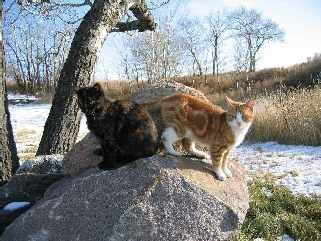
%> input picture 10. Sobel Operators/two_cats.jpg, 321 x 241 px
$ octave laplacian.m   (GNU Octave 9; MATLAB toolbox functions it lacks are replaced by stand-ins)
%> lines starting %> are read from the running program, lines starting %| are printed output that depends on the picture
image = imread("two_cats.jpg");
%> image is the input picture: size 241x321x3 uint8; mean R, G, B 132.7, 133.7, 131.8
normImage = im2double(image);
Laplacian = fspecial('laplacian');
output = imfilter(normImage,Laplacian);
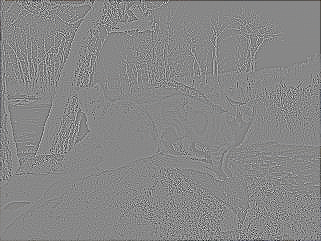
%> output: size 241x321x3 double; mean R, G, B -0.00773, -0.0081, -0.00808; drawn with min black and max white
outputImage = output * 255;
figure;
subplot(1,2,1);
imshow(uint8(image));
title("Original Image");
subplot(1,2,2);
imshow(uint8(outputImage));
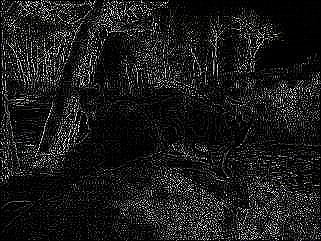
%> displayed picture: size 241x321x3, on the screen's scale of 0 to 255; mean R, G, B 26.7, 26.7, 26.6
title("Laplacian Image");

$ run again, with 10. Sobel Operators/step_c.png saved as 10. Sobel Operators/two_cats.jpg
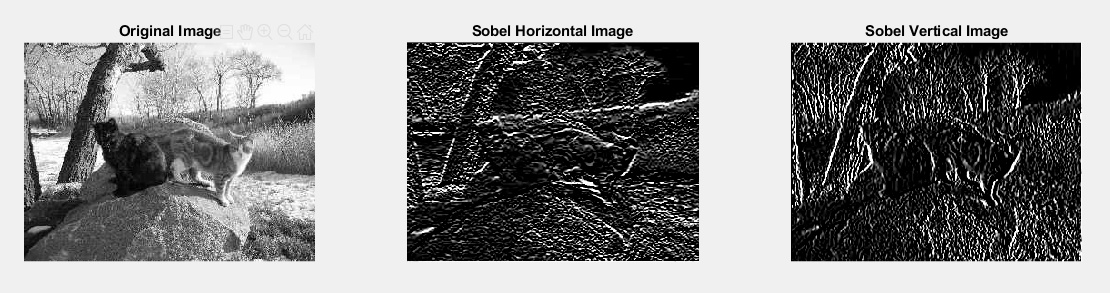
%> input picture 10. Sobel Operators/step_c.png, 1110 x 293 px
%> image is the input picture: size 293x1110x3 uint8; min 0, max 255, mean 139.6
%> `output = imfilter(normImage,Laplacian);`:
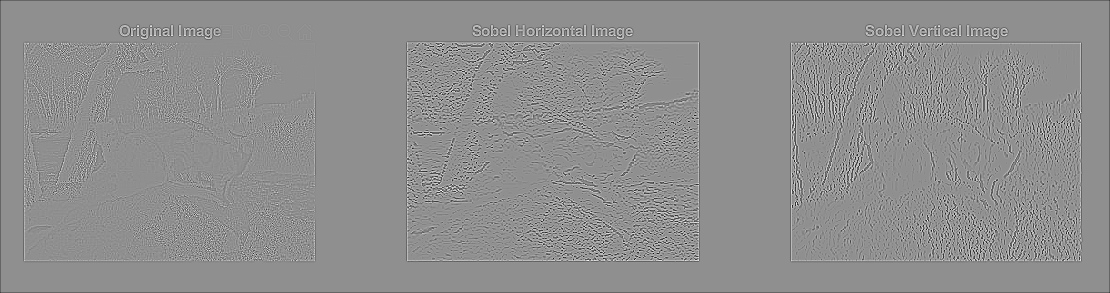
%> output: size 293x1110x3 double; min -3.2, max 2.48, mean -0.00812; drawn with min black and max white
%> `imshow(uint8(outputImage));`:
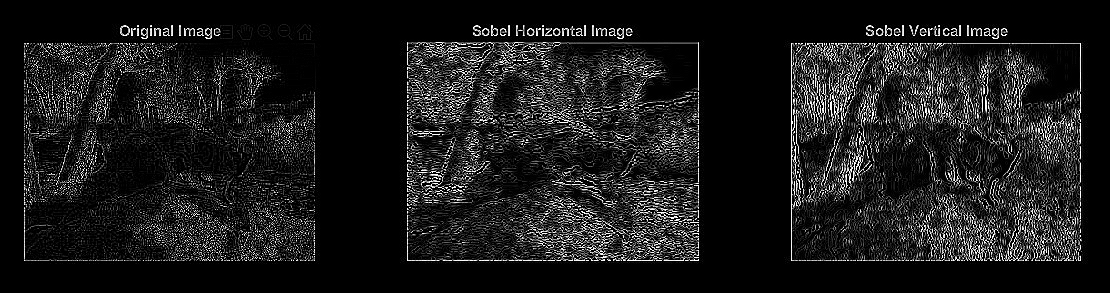
%> displayed picture: size 293x1110x3, on the screen's scale of 0 to 255; min 0, max 255, mean 27
